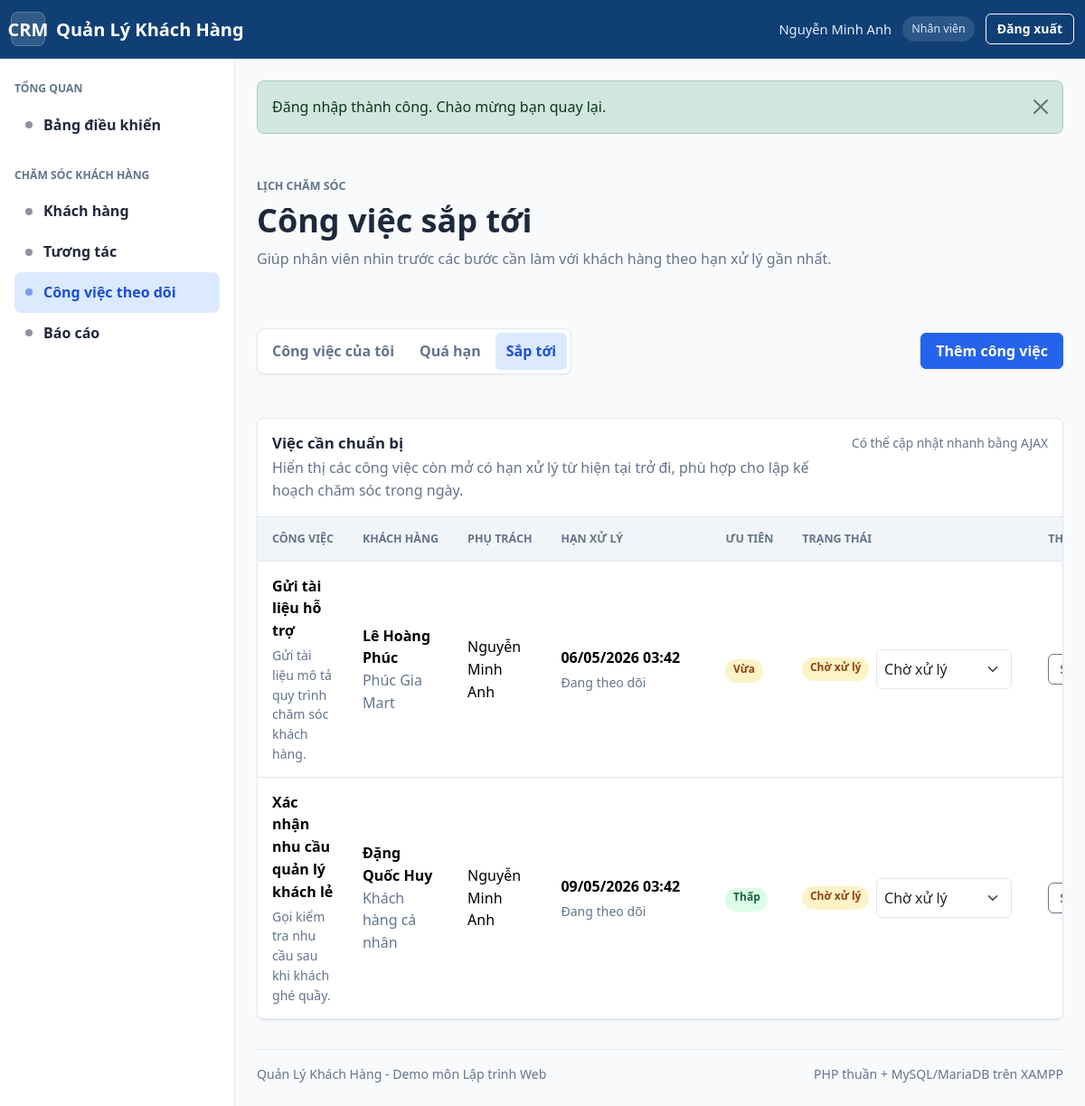
Page /cong-viec-theo-doi/sap-toi.php (signed in) on the earlier database version.
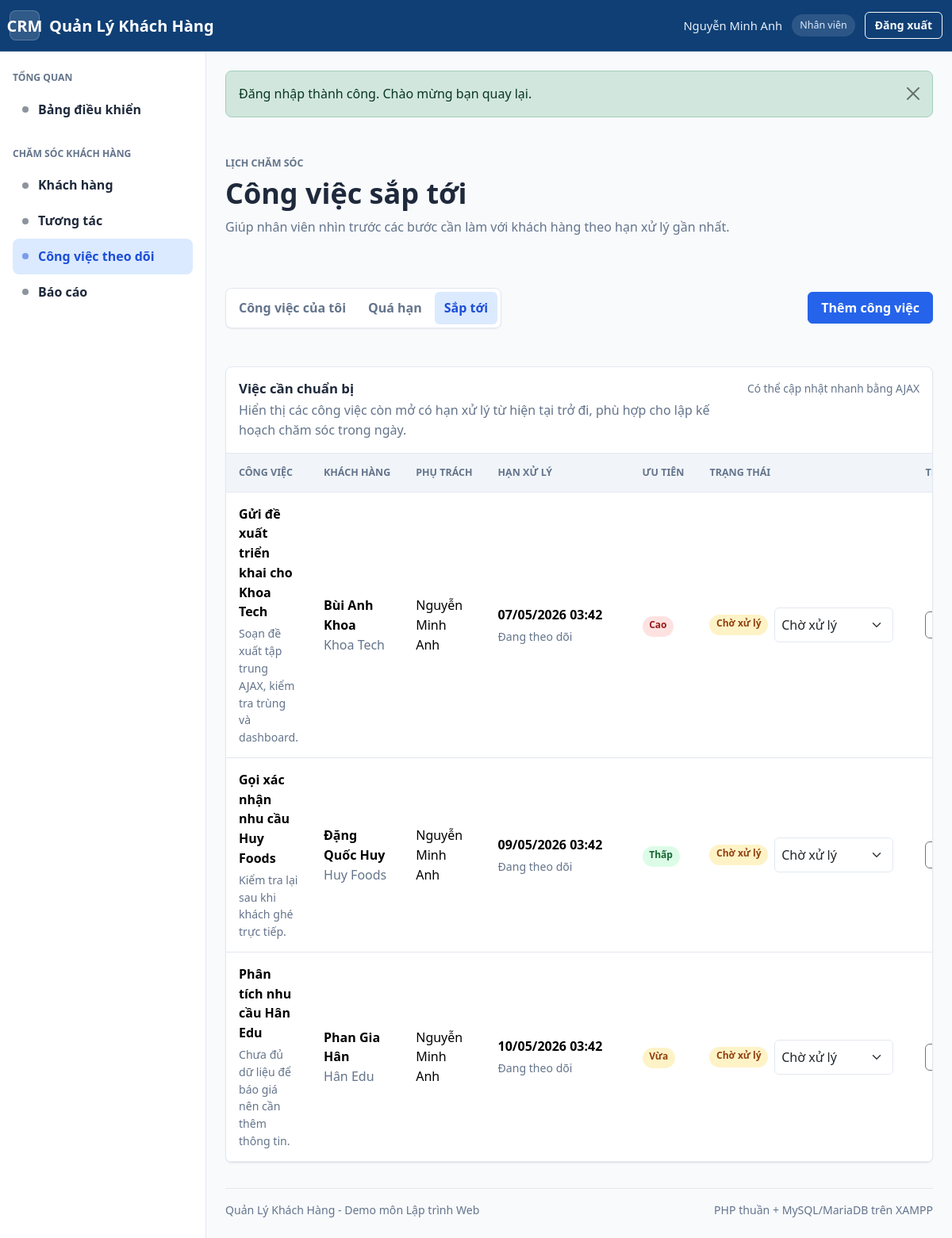
Same page on the later database version.
### tables this page shows
CREATE TABLE `follow_up_tasks` (
    `id` INT UNSIGNED NOT NULL AUTO_INCREMENT,
    `customer_id` INT UNSIGNED NOT NULL,
    `assigned_user_id` INT UNSIGNED NOT NULL,
    `created_by` INT UNSIGNED NOT NULL,
    `title` VARCHAR(150) NOT NULL,
    `description` TEXT NULL,
    `due_at` DATETIME NOT NULL,
    `status` ENUM('pending', 'in_progress', 'completed', 'cancelled') NOT NULL DEFAULT 'pending',
    `priority` ENUM('low', 'medium', 'high') NOT NULL DEFAULT 'medium',
    `completed_at` DATETIME NULL,
    `created_at` DATETIME NOT NULL DEFAULT CURRENT_TIMESTAMP,
    `updated_at` DATETIME NOT NULL DEFAULT CURRENT_TIMESTAMP ON UPDATE CURRENT_TIMESTAMP,
    PRIMARY KEY (`id`),
    KEY `idx_tasks_assignee_status_due` (`assigned_user_id`, `status`, `due_at`),
    KEY `idx_tasks_customer_status` (`customer_id`, `status`),
    KEY `idx_tasks_due_at` (`due_at`),
    KEY `idx_tasks_priority` (`priority`),
    KEY `idx_tasks_created_by` (`created_by`),
    CONSTRAINT `fk_tasks_customer`
        FOREIGN KEY (`customer_id`) REFERENCES `customers` (`id`)
        ON UPDATE CASCADE
        ON DELETE CASCADE,
    CONSTRAINT `fk_tasks_assigned_user`
        FOREIGN KEY (`assigned_user_id`) REFERENCES `users` (`id`)
        ON UPDATE CASCADE
        ON DELETE RESTRICT,
    CONSTRAINT `fk_tasks_created_by`
        FOREIGN KEY (`created_by`) REFERENCES `users` (`id`)
        ON UPDATE CASCADE
        ON DELETE RESTRICT
);

CREATE TABLE `customers` (
    `id` INT UNSIGNED NOT NULL AUTO_INCREMENT,
    `customer_type_id` INT UNSIGNED NOT NULL,
    `assigned_user_id` INT UNSIGNED NULL,
    `full_name` VARCHAR(150) NOT NULL,
    `company_name` VARCHAR(150) NULL,
    `gender` ENUM('male', 'female', 'other', 'unknown') NOT NULL DEFAULT 'unknown',
    `date_of_birth` DATE NULL,
    `phone` VARCHAR(32) NULL,
    `phone_normalized` VARCHAR(32) NULL,
    `email` VARCHAR(191) NULL,
    `email_normalized` VARCHAR(191) NULL,
    `address` VARCHAR(255) NULL,
    `city` VARCHAR(80) NULL,
    `source` ENUM('website', 'facebook', 'referral', 'walk_in', 'phone', 'other') NOT NULL DEFAULT 'other',
    `status` ENUM('active', 'potential', 'inactive') NOT NULL DEFAULT 'active',
    `notes` TEXT NULL,
    `deleted_at` DATETIME NULL,
    `active_phone_key` VARCHAR(32)
        GENERATED ALWAYS AS (
            CASE
                WHEN `deleted_at` IS NULL
                 AND `phone_normalized` IS NOT NULL
                 AND `phone_normalized` <> ''
                THEN `phone_normalized`
                ELSE NULL
            END
        ) PERSISTENT,
    `active_email_key` VARCHAR(191)
        GENERATED ALWAYS AS (
            CASE
                WHEN `deleted_at` IS NULL
                 AND `email_normalized` IS NOT NULL
                 AND `email_normalized` <> ''
                THEN `email_normalized`
                ELSE NULL
            END
        ) PERSISTENT,
    `created_at` DATETIME NOT NULL DEFAULT CURRENT_TIMESTAMP,
    `updated_at` DATETIME NOT NULL DEFAULT CURRENT_TIMESTAMP ON UPDATE CURRENT_TIMESTAMP,
    PRIMARY KEY (`id`),
    UNIQUE KEY `uq_customers_active_phone` (`active_phone_key`),
    UNIQUE KEY `uq_customers_active_email` (`active_email_key`),
    KEY `idx_customers_name` (`full_name`),
    KEY `idx_customers_company_name` (`company_name`),
    KEY `idx_customers_type_status` (`customer_type_id`, `status`),
    KEY `idx_customers_assigned_status` (`assigned_user_id`, `status`),
    KEY `idx_customers_status_deleted` (`status`, `deleted_at`),
    KEY `idx_customers_deleted_at` (`deleted_at`),
    KEY `idx_customers_phone_normalized` (`phone_normalized`),
    KEY `idx_customers_email_normalized` (`email_normalized`),
    CONSTRAINT `fk_customers_customer_type`
        FOREIGN KEY (`customer_type_id`) REFERENCES `customer_types` (`id`)
        ON UPDATE CASCADE
        ON DELETE RESTRICT,
    CONSTRAINT `fk_customers_assigned_user`
        FOREIGN KEY (`assigned_user_id`) REFERENCES `users` (`id`)
        ON UPDATE CASCADE
        ON DELETE SET NULL
);

CREATE TABLE `users` (
    `id` INT UNSIGNED NOT NULL AUTO_INCREMENT,
    `full_name` VARCHAR(120) NOT NULL,
    `username` VARCHAR(50) NOT NULL,
    `email` VARCHAR(191) NOT NULL,
    `phone` VARCHAR(32) NULL,
    `password_hash` VARCHAR(255) NOT NULL,
    `role` ENUM('admin', 'staff') NOT NULL DEFAULT 'staff',
    `status` ENUM('active', 'locked') NOT NULL DEFAULT 'active',
    `last_login_at` DATETIME NULL,
    `created_at` DATETIME NOT NULL DEFAULT CURRENT_TIMESTAMP,
    `updated_at` DATETIME NOT NULL DEFAULT CURRENT_TIMESTAMP ON UPDATE CURRENT_TIMESTAMP,
    PRIMARY KEY (`id`),
    UNIQUE KEY `uq_users_username` (`username`),
    UNIQUE KEY `uq_users_email` (`email`),
    KEY `idx_users_role_status` (`role`, `status`),
    KEY `idx_users_status` (`status`),
    KEY `idx_users_last_login_at` (`last_login_at`)
);

### dung-chung/ham-chung.php (called while the page is built, shortened)
<?php
function e(mixed $giaTri): string
{
    return htmlspecialchars((string) ($giaTri ?? ''), ENT_QUOTES | ENT_SUBSTITUTE, 'UTF-8');
}
function duong_dan(string $duongDan = ''): string
{
    return rtrim(DUONG_DAN_GOC, '/') . '/' . ltrim($duongDan, '/');
}

### dung-chung/ham-xac-thuc.php (called while the page is built, shortened)
<?php
function nguoi_dung_hien_tai(): ?array
{
    return $_SESSION['nguoi_dung'] ?? null;
}

### cong-viec-theo-doi/truy-van-cong-viec.php (called while the page is built, shortened)
<?php
function tao_dieu_kien_pham_vi_cong_viec(string $cheDo): array
{
    $nguoiDung = nguoi_dung_hien_tai();
    $dieuKien = ['c.deleted_at IS NULL'];
    $thamSo = [];
    if (($nguoiDung['vai_tro'] ?? '') !== VAI_TRO_ADMIN) {
        $dieuKien[] = 't.assigned_user_id = :assigned_user_id';
        $thamSo['assigned_user_id'] = (int) ($nguoiDung['id'] ?? 0);
    }
    if ($cheDo === 'overdue') {
        $dieuKien[] = "t.status IN ('pending', 'in_progress')";
        $dieuKien[] = 't.due_at < NOW()';
    } elseif ($cheDo === 'upcoming') {
        $dieuKien[] = "t.status IN ('pending', 'in_progress')";
        $dieuKien[] = 't.due_at >= NOW()';
    }
    return ['sql' => ' WHERE ' . implode(' AND ', $dieuKien), 'tham_so' => $thamSo];
}
function lay_danh_sach_cong_viec_theo_doi(string $cheDo = 'my'): array
{
    $loc = tao_dieu_kien_pham_vi_cong_viec($cheDo);
    return lay_nhieu_dong(
        "SELECT t.id, t.title, t.description, t.due_at, t.status, t.priority, t.completed_at,
            c.full_name AS customer_name, c.company_name,
            u.full_name AS assigned_user_name
         FROM follow_up_tasks t
         INNER JOIN customers c ON c.id = t.customer_id
         INNER JOIN users u ON u.id = t.assigned_user_id
         {$loc['sql']}
         ORDER BY FIELD(t.status, 'pending', 'in_progress', 'completed', 'cancelled'), t.due_at ASC
         LIMIT 60",
        $loc['tham_so']
    );
}

### cau-hinh/ket-noi-csdl.php (called while the page is built, shortened)
<?php
function lay_ket_noi_csdl(): PDO
{
    static $pdo = null;
    if ($pdo instanceof PDO) {
        return $pdo;
    }
    $dsn = sprintf(
        'mysql:host=%s;port=%d;dbname=%s;charset=%s',
        DB_HOST,
        DB_PORT,
        DB_NAME,
        DB_CHARSET
    );
    try {
        $pdo = new PDO($dsn, DB_USERNAME, DB_PASSWORD, [
            PDO::ATTR_ERRMODE => PDO::ERRMODE_EXCEPTION,
            PDO::ATTR_DEFAULT_FETCH_MODE => PDO::FETCH_ASSOC,
            PDO::ATTR_EMULATE_PREPARES => false,
            PDO::MYSQL_ATTR_INIT_COMMAND => 'SET NAMES ' . DB_CHARSET,
        ]);
        $pdo->exec('SET NAMES ' . DB_CHARSET . ' COLLATE ' . lay_collation_ket_noi($pdo));
    } catch (PDOException $exception) {
        throw new RuntimeException('Không thể kết nối cơ sở dữ liệu.', 0, $exception);
    }
    return $pdo;
}
function lay_collation_ket_noi(PDO $pdo): string
{
    $collations = [DB_COLLATION, DB_FALLBACK_COLLATION];
    $stmt = $pdo->prepare(
        'SELECT COLLATION_NAME
         FROM information_schema.COLLATIONS
         WHERE CHARACTER_SET_NAME = :charset
           AND COLLATION_NAME = :collation
         LIMIT 1'
    );
    foreach ($collations as $collation) {
        $stmt->execute([
            'charset' => DB_CHARSET,
            'collation' => $collation,
        ]);
        if ($stmt->fetchColumn()) {
            return $collation;
        }
    }
    return DB_FALLBACK_COLLATION;
}

### dung-chung/ham-csdl.php (called while the page is built, shortened)
<?php
require_once __DIR__ . '/../cau-hinh/ket-noi-csdl.php';
function chay_truy_van(string $sql, array $thamSo = []): PDOStatement
{
    $stmt = lay_ket_noi_csdl()->prepare($sql);
    $stmt->execute($thamSo);
    return $stmt;
}
function lay_nhieu_dong(string $sql, array $thamSo = []): array
{
    return chay_truy_van($sql, $thamSo)->fetchAll();
}

### dung-chung/ham-nhan-hien-thi.php (called while the page is built, shortened)
<?php
function nhan_trang_thai_cong_viec(): array
{
    return [
        'pending' => 'Chờ xử lý',
        'in_progress' => 'Đang xử lý',
        'completed' => 'Hoàn thành',
        'cancelled' => 'Đã hủy',
    ];
}
function chuan_hoa_trang_thai_cong_viec(string $trangThai): string
{
    return $trangThai === 'done' ? 'completed' : $trangThai;
}
function trang_thai_cong_viec_dang_mo(): array
{
    return ['pending', 'in_progress'];
}
function lop_badge_trang_thai_cong_viec(string $trangThai): string
{
    return match ($trangThai) {
        'pending' => 'badge-soft-warning',
        'in_progress' => 'badge-soft-primary',
        'completed' => 'badge-soft-success',
        'cancelled' => 'badge-soft-danger',
        default => 'badge-soft-primary',
    };
}
function nhan_uu_tien_cong_viec(): array
{
    return ['high' => 'Cao', 'medium' => 'Vừa', 'low' => 'Thấp'];
}
function lop_badge_uu_tien_cong_viec(string $uuTien): string
{
    return match ($uuTien) {
        'high' => 'badge-soft-danger',
        'medium' => 'badge-soft-warning',
        'low' => 'badge-soft-success',
        default => 'badge-soft-primary',
    };
}

### cong-viec-theo-doi/xu-ly-du-lieu-cong-viec.php (called while the page is built, shortened)
<?php
function la_cong_viec_qua_han(array $congViec): bool
{
    return in_array($congViec['status'], trang_thai_cong_viec_dang_mo(), true)
        && strtotime($congViec['due_at']) < time();
}
function co_the_chuyen_trang_thai_cong_viec(string $hienTai, string $moi): bool
{
    $hienTai = chuan_hoa_trang_thai_cong_viec($hienTai);
    $moi = chuan_hoa_trang_thai_cong_viec($moi);
    if ($hienTai === $moi) {
        return true;
    }
    $luong = [
        'pending' => ['in_progress', 'completed', 'cancelled'],
        'in_progress' => ['pending', 'completed', 'cancelled'],
        'completed' => [],
        'cancelled' => [],
    ];
    return in_array($moi, $luong[$hienTai] ?? [], true);
}
function lua_chon_trang_thai_cong_viec(string $hienTai): array
{
    $nhan = nhan_trang_thai_cong_viec();
    return array_filter(
        $nhan,
        static fn (string $trangThai): bool => co_the_chuyen_trang_thai_cong_viec($hienTai, $trangThai),
        ARRAY_FILTER_USE_KEY
    );
}

### dung-chung/ham-dinh-dang.php (called while the page is built, shortened)
<?php
function dinh_dang_ngay_gio(?string $ngayGio): string
{
    $timestamp = strtotime($ngayGio);
    return $timestamp === false ? '' : date('d/m/Y H:i', $timestamp);
}

### cong-viec-theo-doi/danh-sach-cong-viec.php (the view, shortened to what the changed rows need)
<?php
$cheDo = $cheDo ?? 'my';
$danhSachCongViec = $danhSachCongViec ?? [];
$tieuDeDanhSach = $tieuDeDanhSach ?? 'Danh sách công việc';
$nhanTrangThai = nhan_trang_thai_cong_viec();
$nhanUuTien = nhan_uu_tien_cong_viec();
?>
<section class="table-card task-board task-board--<?= e($cheDo) ?>" data-task-board data-task-board-mode="<?= e($cheDo) ?>">
    <div class="task-board-heading table-panel-heading">
        <div>
            <h2 class="card-title mb-1"><?= e($tieuDeDanhSach) ?></h2>
        </div>
    </div>
    <div class="table-responsive">
        <table class="table align-middle task-table">
            <thead>
                <tr>
                    <th>Công việc</th>
                    <th>Khách hàng</th>
                    <th>Phụ trách</th>
                    <th>Hạn xử lý</th>
                    <th>Ưu tiên</th>
                    <th>Trạng thái</th>
                    <th>Thao tác</th>
                </tr>
            </thead>
            <tbody>
                <?php foreach ($danhSachCongViec as $congViec): ?>
                    <?php
                    $dangMo = in_array($congViec['status'], trang_thai_cong_viec_dang_mo(), true);
                    $quaHan = la_cong_viec_qua_han($congViec);
                    $lopDong = trim(($quaHan ? 'is-overdue ' : '') . (!$dangMo ? 'is-finished' : ''));
                    $nhanHan = $quaHan ? 'Quá hạn' : ($dangMo ? 'Đang theo dõi' : 'Đã đóng');
                    $luaChonTrangThai = lua_chon_trang_thai_cong_viec($congViec['status']);
                    ?>
                    <tr class="<?= e($lopDong) ?>" data-task-row="<?= e($congViec['id']) ?>" data-task-status="<?= e($congViec['status']) ?>">
                        <td>
                            <div class="task-title-cell">
                                <strong><?= e($congViec['title']) ?></strong>
                                <span><?= e($congViec['description'] ?: 'Không có mô tả') ?></span>
                            </div>
                        </td>
                        <td>
                            <strong><?= e($congViec['customer_name']) ?></strong>
                            <div class="text-muted"><?= e($congViec['company_name'] ?: 'Khách hàng cá nhân') ?></div>
                        </td>
                        <td><?= e($congViec['assigned_user_name']) ?></td>
                        <td>
                            <div class="task-due-cell">
                                <strong><?= e(dinh_dang_ngay_gio($congViec['due_at'])) ?></strong>
                                <span><?= e($nhanHan) ?></span>
                            </div>
                        </td>
                        <td>
                            <span class="badge <?= e(lop_badge_uu_tien_cong_viec($congViec['priority'])) ?>">
                                <?= e($nhanUuTien[$congViec['priority']] ?? 'Vừa') ?>
                            </span>
                        </td>
                        <td>
                            <div class="task-status-control">
                                <span class="badge <?= e(lop_badge_trang_thai_cong_viec($congViec['status'])) ?>" data-task-status-badge>
                                    <?= e($nhanTrangThai[$congViec['status']] ?? 'Không rõ') ?>
                                </span>
                                <select class="form-select form-select-sm" data-task-status-select data-task-id="<?= e($congViec['id']) ?>">
                                    <?php foreach ($luaChonTrangThai as $giaTri => $nhan): ?>
                                        <option value="<?= e($giaTri) ?>" <?= $congViec['status'] === $giaTri ? 'selected' : '' ?>><?= e($nhan) ?></option>
                                    <?php endforeach; ?>
                                </select>
                            </div>
                        </td>
                        <td>
                            <div class="task-row-actions row-actions">
                                <a class="btn btn-sm btn-outline-secondary" href="<?= e(duong_dan('cong-viec-theo-doi/sua.php?id=' . $congViec['id'])) ?>">Sửa</a>
                            </div>
                        </td>
                    </tr>
                <?php endforeach; ?>
            </tbody>
        </table>
    </div>
</section>

Differences in the rows shown:
no longer on this page (row edited): follow_up_tasks: title "Gửi tài liệu hỗ trợ", description "Gửi tài liệu mô tả quy trình chăm sóc khách hàng.", customer.full_name "Lê Hoàng Phúc", customer.company_name "Phúc Gia Mart", assigned_user.full_name "Nguyễn Minh Anh", due_at "06/05/2026 03:42", nhanHan "Đang theo dõi", priority "Vừa", status "Chờ xử lý", status+id "Chờ xử lý"
no longer on this page (row edited): follow_up_tasks: title "Xác nhận nhu cầu quản lý khách lẻ", description "Gọi kiểm tra nhu cầu sau khi khách ghé quầy.", customer.full_name "Đặng Quốc Huy", customer.company_name "Khách hàng cá nhân", assigned_user.full_name "Nguyễn Minh Anh", due_at "09/05/2026 03:42", nhanHan "Đang theo dõi", priority "Thấp", status "Chờ xử lý", status+id "Chờ xử lý"
added follow_up_tasks: title "Gửi đề xuất triển khai cho Khoa Tech", description "Soạn đề xuất tập trung AJAX, kiểm tra trùng và dashboard.", customer.full_name "Bùi Anh Khoa", customer.company_name "Khoa Tech", assigned_user.full_name "Nguyễn Minh Anh", due_at "07/05/2026 03:42", nhanHan "Đang theo dõi", priority "Cao", status "Chờ xử lý", status+id "Chờ xử lý"
added follow_up_tasks: title "Gọi xác nhận nhu cầu Huy Foods", description "Kiểm tra lại sau khi khách ghé trực tiếp.", customer.full_name "Đặng Quốc Huy", customer.company_name "Huy Foods", assigned_user.full_name "Nguyễn Minh Anh", due_at "09/05/2026 03:42", nhanHan "Đang theo dõi", priority "Thấp", status "Chờ xử lý", status+id "Chờ xử lý"
added follow_up_tasks: title "Phân tích nhu cầu Hân Edu", description "Chưa đủ dữ liệu để báo giá nên cần thêm thông tin.", customer.full_name "Phan Gia Hân", customer.company_name "Hân Edu", assigned_user.full_name "Nguyễn Minh Anh", due_at "10/05/2026 03:42", nhanHan "Đang theo dõi", priority "Vừa", status "Chờ xử lý", status+id "Chờ xử lý"
